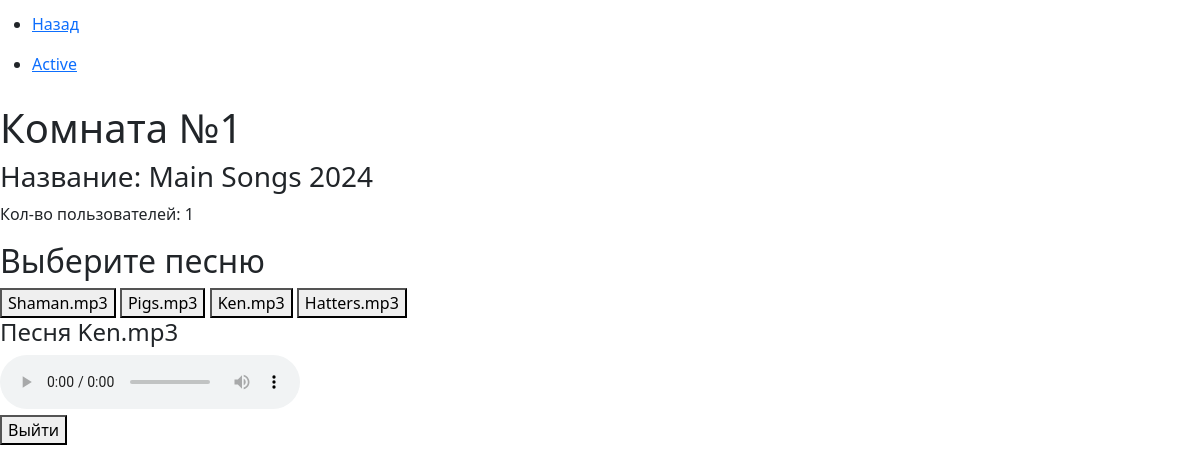
Page /service/room/1/ (signed in) on the earlier database version.
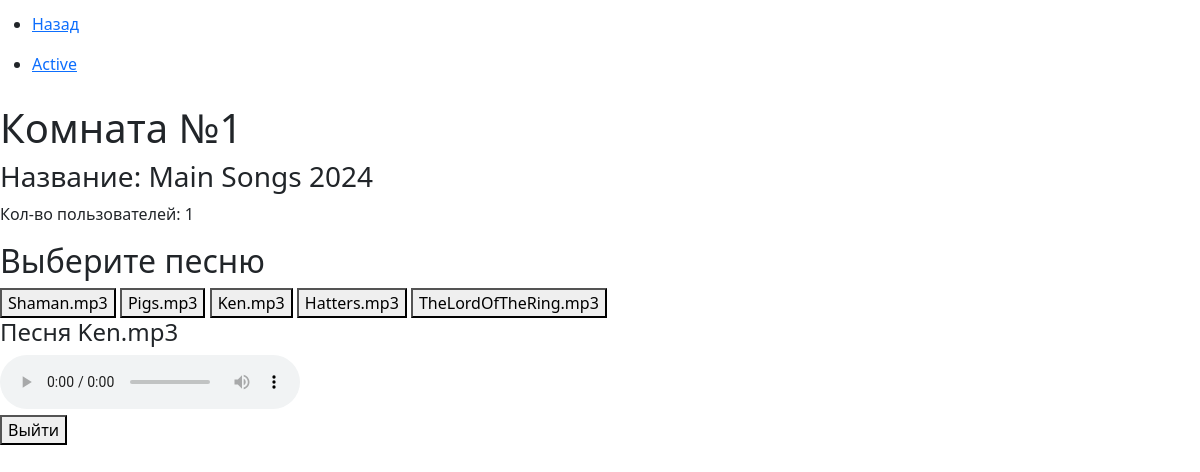
Same page on the later database version.
### app/models.py (models this page shows, shortened)
class Room(models.Model):
    name = models.CharField(max_length=255)
    mx_users = models.IntegerField()
    amount_of_users = models.IntegerField(default = 1)
    song = models.CharField(max_length=255)
    timer = models.IntegerField()

class Song(models.Model):
    name = models.CharField(max_length=255)
    length = models.IntegerField()
    def __str__(self):
        return self.name

### app/views.py (the view)
# urls.py: path('service/room/<int:name>/', views.roomTemplate_page, name='roomTemplate_page'),
def roomTemplate_page(request, name):
    content={}
    room = Room.objects.get(id=name)
    songs = Song.objects.all()
    user = Account.objects.get(id=request.user.id)
    if room.mx_users == room.amount_of_users and user.room != room.id:
        return HttpResponseRedirect(f'/service/')
    content['room'] = room
    content['songs'] = [song for song in songs]
    if request.method == 'POST' and 'AddToRoom' in request.POST:
        user.room = name
        user.save()
        return HttpResponseRedirect(f'/service/room/{name}/')
    if request.method == 'POST' and 'LeaveToRoom' in request.POST:
        user.room = 0
        user.save()
        return HttpResponseRedirect(f'/service/room/{name}/')
    return render(request, 'room.html', content)

### app/templates/room.html (shortened to what this page needs)
{% extends "base.html" %}
{% block content %}
{% load static %}
{% include "menuRoom.html" %}
<div id="MainWindowContainer" class="uk-width-4-5 uk-margin-auto" >
            <div class="uk-child-width-1-2 uk-text-center" uk-grid>
                <div class="uk-width-expand@m">
                    <div class="uk-card uk-card-default uk-card-body">
                        <h1>Комната №{{room.id}}</h1>
                        <h3 class="uk-card-title"> Название: {{room.name}}</h3>
                        <p>Кол-во пользователей: {{room.amount_of_users}}</p>
                        <h2>Выберите песню</h2>
                        <form id="songForm" method="post" enctype="multipart/form-data" uk-grid>
                            {% for song in songs %}
                                <button
                                    class="uk-button uk-button-secondary uk-width-1-3 uk-margin-medium-right uk-border-rounded song-button"
                                    data-song-name="{{ song }}"
                                    data-song-id = "{{ song.id }}"
                                    type="button">
                                    {{ song }}
                                </button>
                            {% endfor %}
                        </form>
                        {% if user.room == room.id %}
                        <h4 id="sonng-name">Песня {{room.song}}</h4>
                        <div class="uk-alert-success" uk-alert>
                            <audio id="roomAudio" src="{% static 'music/' %}{{ room.song }}" controls autoplay></audio>
                        </div>
                        {% endif %}
                    </div>
                </div>
                <div class="uk-width-1-3@m">
                    <div class="uk-card uk-card-default uk-card-body">
                        <form class="uk-grid-small" method="post" enctype="multipart/form-data" uk-grid>
                                <button
                                    class="uk-button uk-button-danger uk-width-2-3 uk-border-rounded"
                                    type="submit" name="LeaveToRoom">Выйти</button>
                        </form>
                    </div>
                </div>
            </div>
        </div>
{% endblock %}

### app/templates/base.html (shortened to what this page needs)
<!DOCTYPE html>
<html lang="en">
{% load static %}
<head>
    <link href="https://cdn.jsdelivr.net/npm/bootstrap@5.1.3/dist/css/bootstrap.min.css" rel="stylesheet"
>
    <link rel="stylesheet" href="https://cdn.jsdelivr.net/npm/uikit@3.13.10/dist/css/uikit.min.css" />
</head>
<body class="uk-width-1" style="height: 100%;">
    {% block content %} {% endblock %}
</body>
</html>

### app/templates/menuRoom.html
<div class="uk-container uk-width-1" style="padding: 0">
    <div class="uk-section uk-width-4-5" style="margin: 0 auto; padding: 1% 0;">
        <nav class="uk-navbar-container">
            <div class="uk-container">
                <div uk-navbar>
                    <div class="uk-navbar-left">
                        <ul class="uk-navbar-nav">
                            <li class="uk-active"><a href="/service/">Назад</a></li>
                        </ul>
                    </div>
                    <div class="uk-navbar-right">
                        <ul class="uk-navbar-nav">
                            <li class="uk-active"><a href="#">Active</a></li>
                        </ul>
                    </div>
                </div>
            </div>
        </nav>
    </div>
</div>

Differences in the rows shown:
added Song: name "TheLordOfTheRing.mp3"
